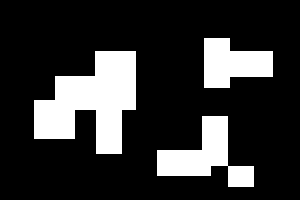
#> input picture img/seg.png, 300 x 200 px, found by its file name
$ python labeling.py   (older library calls are emulated)
#> lines starting #> are read from the running program, lines starting #| are printed output that depends on the picture; after the words box and inside, x2 and y2 are one past the last pixel; in counts of white or black regions, pixels touching at a corner belong together
#> further down, img is the input picture: shape (200, 300, 3); 19.7% white; 3 white regions, box (x1, y1, x2, y2) and area: (34, 51, 136, 154) 6322, (157, 116, 254, 187) 3106, (204, 38, 273, 88) 2418
import cv2
import numpy as np


# 4連結の場合
def labeling(img):
    H, W, C = img.shape
#> H = 200; W = 300; C = 3

    label = np.zeros((H, W), dtype=np.int)
    label[img[..., 0] > 0] = 1

    # look up table
    LUT = [0] * (H * W)

    n = 1

    for y in range(H):
        for x in range(W):
            # 黒画素をスキップ
            if label[y, x] == 0:
                continue
            # 上の画素
            c3 = label[max(y-1, 0), x]
            # 左の画素
            c5 = label[y, max(x-1, 0)]

            # ラベルがない場合
            if c3 < 2 and c5 < 2:
                n += 1
                label[y, x] = n
            else:
                _vs = [c3, c5]
                vs = [a for a in _vs if a > 1]
                v = min(vs)
                label[y, x] = v

                minv = v
                for _v in vs:
                    if LUT[_v] != 0:
                        minv = min(minv, LUT[_v])
                for _v in vs:
                    LUT[_v] = minv
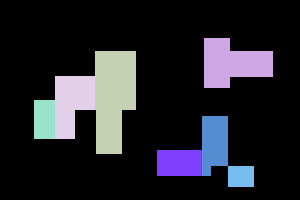
#> label: shape (200, 300) int64; 8 distinct labels, from 0 to 8; one colour per label, 0 black
#> after the loop, n = 8

    count = 1

    # LUTを適用
    for l in range(2, n+1):
        flag = True
        for i in range(n+1):
            if LUT[i] == l:
                if flag:
                    count += 1
                    flag = False
                LUT[i] = count
#> after the loop, count = 5

    # 色つけ
    COLORS = [[0, 0, 255], [0, 255, 0], [255, 0, 0], [255, 255, 0]]
    out = np.zeros((H, W, C), dtype=np.uint8)

    for i, lut in enumerate(LUT[2:]):
        out[label == (i+2)] = COLORS[lut-2]
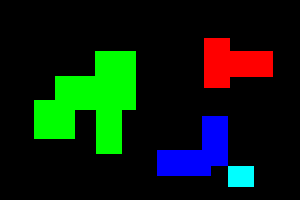
#> out: shape (200, 300, 3); mean of channels 0, 1, 2 13.2, 29.2, 10.3; drawn as B, G, R

    return out


img = cv2.imread("./img/seg.png")

out = labeling(img)

cv2.imwrite("./Labeling/labeling.png", out)

$ run again, with img/2.png copied over img/seg.png
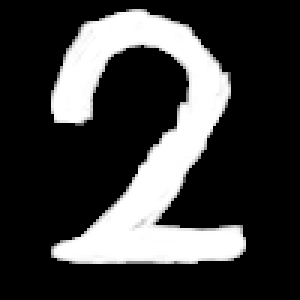
#> input picture img/2.png, 100 x 100 px, found by its file name (shown 3 times larger)
#> img is the input picture: shape (100, 100, 3); min 0, max 255, mean 60.6
#> after the loop in labeling, `for y in range(H):`:
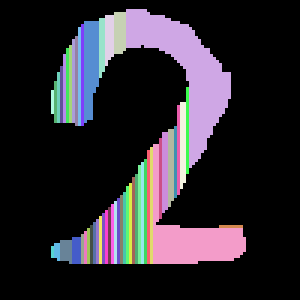
#> label: shape (100, 100) int64 (shown 3 times larger); 54 distinct labels, from 0 to 54; one colour per label, 0 black
#> after the loop in labeling, `for i, lut in enumerate(LUT[2:]):`:
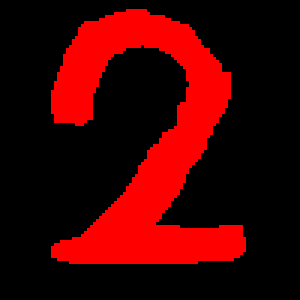
#> out: shape (100, 100, 3) (shown 3 times larger); mean of channels 0, 1, 2 0, 0, 64.1; drawn as B, G, R
